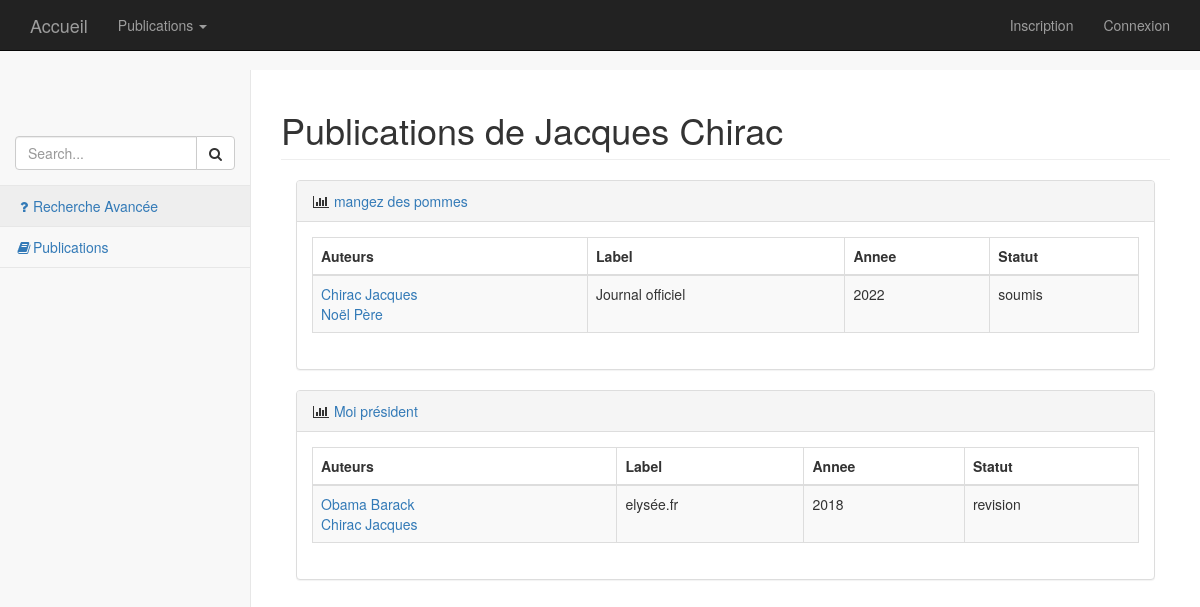
The page /index.php?controleur=publication&action=publicationsChercheur&id=29 on the database its author committed.
### tables this page shows
CREATE TABLE IF NOT EXISTS `Publication` (
  `id` int(11) NOT NULL AUTO_INCREMENT,
  `titre_article` varchar(500) NOT NULL,
  `reference_publication` varchar(500) NOT NULL,
  `annee` int(11) NOT NULL,
  `categorie` varchar(25) NOT NULL,
  `lieu` varchar(100) DEFAULT NULL,
  `statut` varchar(20) NOT NULL,
  `date_ajout` date NOT NULL,
  PRIMARY KEY (`id`)
);

CREATE TABLE IF NOT EXISTS `Auteur` (
  `id` int(11) NOT NULL AUTO_INCREMENT,
  `organisation` varchar(50) NOT NULL,
  `equipe` varchar(25) NOT NULL,
  `nom` varchar(25) NOT NULL,
  `prenom` varchar(25) NOT NULL,
  PRIMARY KEY (`id`)
);

### Controleur/ControleurPublication.php (called while the page is built, shortened)
<?php
	require_once 'Classes/Publication.php';
	require_once 'Classes/Chercheur.php';
        require_once 'Core/Controleur.php';
	class ControleurPublication extends Controleur{
            private $chercheur;
            public function __construct(){
                $this->chercheur = new Chercheur(null, 'nom', 'prenom', 'UTT', 'equipe');
            }
            public function publicationsChercheur(){
                try{
                    $idChercheur = $this->requete->getParametre('id');
                    $nomChercheur = $this->chercheur->getChercheur($idChercheur)->getNom();
                    $prenomChercheur = $this->chercheur->getChercheur($idChercheur)->getPrenom();
                    $titrePage = 'Publications de ' . $prenomChercheur . ' ' .$nomChercheur;
                    $donneesSpecifiques = array('publicationsAuteur' => $this->chercheur->getPublications($idChercheur), 'titrePage' => $titrePage);
                    $this->genererVue($donneesSpecifiques, "index");
                }
                catch(Exception $e){
                    $msgErreur = $e->getMessage();
                    $this->genererVue($msgErreur);
                }
            }
        }

### Core/Routeur.php (called while the page is built, shortened)
<?php
    require_once 'Core/Vue.php';
    require_once 'Requete.php';
    class Routeur{
        public function routerRequete(){
            try{
                $requete = new Requete(array_merge($_GET, $_POST));
                $controleur = $this->creerControleur($requete);
                $action = $this->creerAction($requete);
                $controleur->executerAction($action);
            }
            catch(Exception $e){
                $this->gererErreur($e);
            }
        }
        private function creerControleur(Requete $requete){
            $controleur = "Accueil";
            if($requete->existeParametre('controleur')){
                $controleur = $requete->getParametre('controleur');
                $controleur = ucfirst($controleur);
            }
            $classeControleur = 'Controleur' . $controleur;
            $fichierControleur = 'Controleur/' . $classeControleur . '.php';
            if(file_exists($fichierControleur)){
                $controleur = new $classeControleur();
                $controleur->setRequete($requete);
                return $controleur;
            }
            else{
                throw new Exception("Fichier '$fichierControleur' introuvable");
            }
        }
        private function creerAction(Requete $requete){
            $action = "index";
            if($requete->existeParametre('action')){
                $action = $requete->getParametre('action');
            }
            return $action;
        }
    }

### index.php (called while the page is built, shortened)
<?php
    require 'Core/Routeur.php';
    $routeur = new Routeur();
    $routeur->routerRequete();

### Core/Requete.php (called while the page is built, shortened)
<?php
    class Requete{
        private $parametres;
        public function __construct($parametres){
            $this->parametres = $parametres;
        }
        public function existeParametre($nom){
            return (isset($this->parametres[$nom]) && $this->parametres[$nom] != '');
        }
        public function getParametre($nom){
            if($this->existeParametre($nom)){
                return $this->parametres[$nom];
            }
            else{
                throw new Exception("Le parametre '$nom' absent de la requete");
            }
        }
    }

### Classes/Chercheur.php (called while the page is built, shortened)
<?php
    require_once 'Core/Modele.php';
    require_once 'Publication.php';
    class Chercheur extends Modele{
	private $id;
        private $nom;
	private $prenom;
        public function __construct ($id,$nom,$prenom,$organisation,$equipe){
		$this->id = $id;
		$this->nom = $nom;
		$this->prenom= $prenom;
        }
        public function getId(){return ($this->id);}
	public function getNom(){return ($this->nom);}
	public function getPrenom(){return ($this->prenom);}
	public function getPublications($idChercheur = null, $categorie = null, $annee = null, $laboratoire = null){
            $requete = $this->creerRequetePublication($idChercheur, $categorie, $annee, $laboratoire);
            $requeteSQL= $requete[0];
            $parametreRequetePublication = $requete[1];
            $reponsePublications = $this->executerRequete($requeteSQL, $parametreRequetePublication);
            while($donneesPublication = $reponsePublications->fetch()){
                $reqAuteurs = 'SELECT Auteur.* FROM redige, Auteur WHERE Auteur.id = redige.Auteur_id AND redige.Publication_id = ? ORDER BY redige.place';
                $reponseAuteurs = $this->executerRequete($reqAuteurs, array($donneesPublication['id']));
                $idAuteurs = array();
                while($donneesAuteurs = $reponseAuteurs->fetch()){
                    $idAuteurs[] = new Chercheur($donneesAuteurs['id'], $donneesAuteurs['nom'], $donneesAuteurs['prenom'], $donneesAuteurs['organisation'], $donneesAuteurs['equipe']);
                }
                $publications[] = new Publication($donneesPublication['id'], $idAuteurs, $donneesPublication['titre_article'], $donneesPublication['reference_publication'], $donneesPublication['annee'], $donneesPublication['statut'], $donneesPublication['categorie']);
            }
            if (empty($publications)){
                return null;
            }
            else{
                return $publications;
            }
	}
        public function getChercheur($id){
            $sql = 'SELECT * FROM Auteur WHERE id = ?';
            $resultat = $this->executerRequete($sql, array($id));
            $chercheurID = $resultat->fetch();
            $chercheur = new Chercheur($chercheurID['id'], $chercheurID['nom'], $chercheurID['prenom'], $chercheurID['organisation'], $chercheurID['equipe']);
            return $chercheur;
        }
        public function creerRequetePublication($idChercheur = null, $categorie = null, $annee = null, $laboratoire = null){
            $debutRequete = 'SELECT DISTINCT Publication.* ';
            $tablesRequete = 'FROM Publication';
            $conditionsRequete = ' WHERE ';
            $parametresRequete =array();
            if($idChercheur != null){
                $tablesRequete.= ', redige';
                $conditionsRequete .= 'Publication.id = redige.Publication_id AND redige.Auteur_id = ? AND ';
                $parametresRequete[] = $idChercheur;
            }
            $requeteSQL = $debutRequete . $tablesRequete . $conditionsRequete;
            $requeteSQL = substr($requeteSQL, 0, -4);
            $finRequete ='ORDER BY Publication.annee DESC';
            $requeteSQL .= $finRequete;
            $requete = array($requeteSQL, $parametresRequete);
            return $requete;
        }
    }

### Core/Modele.php (called while the page is built)
<?php
    require_once 'Configuration.php';
    abstract class Modele{
        private static $bdd;
        protected function executerRequete($sql, $params = null){
            if($params == null){
                $resultat = self::getBdd()->query($sql);
            }
            else{
                $resultat = self::getBdd()->prepare($sql);
                $resultat->execute($params);
            }
            return $resultat;
        }
        private static function getBdd(){
            if(self::$bdd == null){
                $dsn = Configuration::get("dsn");
                $login = Configuration::get("login");
                $mdp = Configuration::get("mdp");
                self::$bdd = new PDO($dsn, $login, $mdp,
                            array(PDO::ATTR_ERRMODE => PDO::ERRMODE_EXCEPTION));
            }
            return self::$bdd;
        }
    }

### Core/Configuration.php (called while the page is built)
<?php
    class Configuration{
        private static $parametres;
        public static function get($nom, $valeurDefaut = null){
            if(isset(self::getParametres()[$nom])){
                $valeur = self::getParametres()[$nom];
            }
            else{
                $valeur = $valeurDefaut;
            }
            return $valeur;
        }
        private static function getParametres(){
            if(self::$parametres == null){
                $cheminFichier = 'Config/prod.ini';
                if(!file_exists($cheminFichier)){
                    $cheminFichier = 'Config/dev.ini';
                }
                if(!file_exists($cheminFichier)){
                    throw new Exception('Aucun fichier de configuration trouvé');
                }
                else{
                    self::$parametres = parse_ini_file($cheminFichier);
                }
            }
            return self::$parametres;
        }
    }

### Classes/Publication.php (called while the page is built, shortened)
<?php
    require_once 'Core/Modele.php';
    class Publication extends Modele{
	private $id;
        private $auteurs = array();
        private $titre;
        private $ref;
        private $annee;
        private $statut;
        public function __construct($id, $auteurs, $titre, $ref, $annee, $statut, $type, $lieu =null) {
		$this->id = $id;
        	$this->auteurs = $auteurs;
		$this->titre = $titre;
		$this->ref = $ref;
		$this->annee = $annee;
		$this->statut = $statut;
        }
	public function getId(){return $this->id;}
        public function getAuteurs(){return $this->auteurs;}
        public function getTitre(){return $this->titre;}
        public function getRef(){return $this->ref;}
        public function getAnnee(){return $this->annee;}
        public function getStatut(){return $this->statut;}
    }

### Vue/Publication/index.php (the view, shortened to what this page needs)
<?php
    $this->stylesCss = '
    <link href="bootstrap/bower_components/metisMenu/dist/metisMenu.min.css" rel="stylesheet">
    <link href="bootstrap/dist/css/timeline.css" rel="stylesheet">
    <link href="bootstrap/dist/css/sb-admin-2.css" rel="stylesheet">
    <link href="bootstrap/bower_components/morrisjs/morris.css" rel="stylesheet">
    <link href="styles/css/Moncss.css" rel="stylesheet" type="text/css">';
?>
 <nav>
      <div class="navbar-default sidebar" role="navigation">
        <div class="sidebar-nav navbar-collapse">
          <ul class="nav" id="side-menu">
            <li class="sidebar-search">
              <div class="input-group custom-search-form">
                <input type="text" class="form-control" placeholder="Search...">
                <span class="input-group-btn">
                  <button class="btn btn-default" type="button">
                    <i class="fa fa-search"></i>
                  </button>
                </span>
              </div>
            </li>
            <li><a data-toggle="modal" data-target="#myModal"><i class="fa fa-question fa-fw"></i>Recherche Avancée</a></li>
            <li><a href="index.php?controleur=publicationCategorie"><i class="fa fa-book fa-fw"></i>Publications</a></li>
          </ul>
        </div>
      </div>
    </nav>
    <div id="page-wrapper">
      <div class="row">
        <div class="col-lg-12">
           <h1 class="page-header"><?= $titrePage ?></h1>
        </div>
      </div>
      <div id="contenu">
        <?php foreach($publicationsAuteur as $publication) :?>
            <div class="col-lg-12">
                <div class="panel panel-default">
                    <div class="panel-heading">
                        <i class="fa fa-bar-chart-o fa-fw"></i>
                            <a href= "index.php?controleur=publicationSpecifique&id=<?= $publication->getId()?>">
                                <?= $publication->getTitre() ?>
                            </a>
                </div>
                <div class="panel-body">
                    <div class="row">
                        <div class="col-lg-12">
                            <div class="table-responsive">
                                <table class="table table-bordered table-hover table-striped">
                                    <thead>
                                        <tr>
                                            <th>Auteurs</th>
                                            <th>Label</th>
                                            <th>Annee</th>
                                            <th>Statut</th>
                                        </tr>
                                    </thead>
                                    <tbody>
                                        <tr>
                                            <td>
                                                <?php foreach($publication->getAuteurs() as $auteur) :?>
                                                  <a href= "index.php?controleur=publication&action=publicationsChercheur&id=<?= $auteur->getId()?>">
                                                    <?php echo $auteur->getNom() . ' ' . $auteur->getPrenom() . ' </br>' ?>
                                                  </a>
                                                <?php endforeach; ?>
                                            </td>
                                            <td><?php echo $publication->getRef();?></td>
                                            <td><?php echo $publication->getAnnee();?></td>
                                            <td><?php echo $publication->getStatut();?></td>
                                        </tr>
                                    </tbody>
                                </table>
                            </div>
                        </div>
                        <div class="col-lg-12">
                        </div>
                    </div>
                </div>
            </div>
        </div>
<?php endforeach; ?>
      </div>
        <div class="row">
                <div class="col-lg-2">
                </div>
            </div>
    </div>

### rows shown on the page
publication: titre_article "mangez des pommes", reference_publication "Journal officiel", annee "2022", statut "soumis"
auteur: nom "Chirac", prenom "Jacques"
auteur: nom "Noël", prenom "Père"
publication: titre_article "Moi président", reference_publication "elysée.fr", annee "2018", statut "revision"
auteur: nom "Obama", prenom "Barack"

### other values the page prints
$titrePage "Publications de Jacques Chirac"
